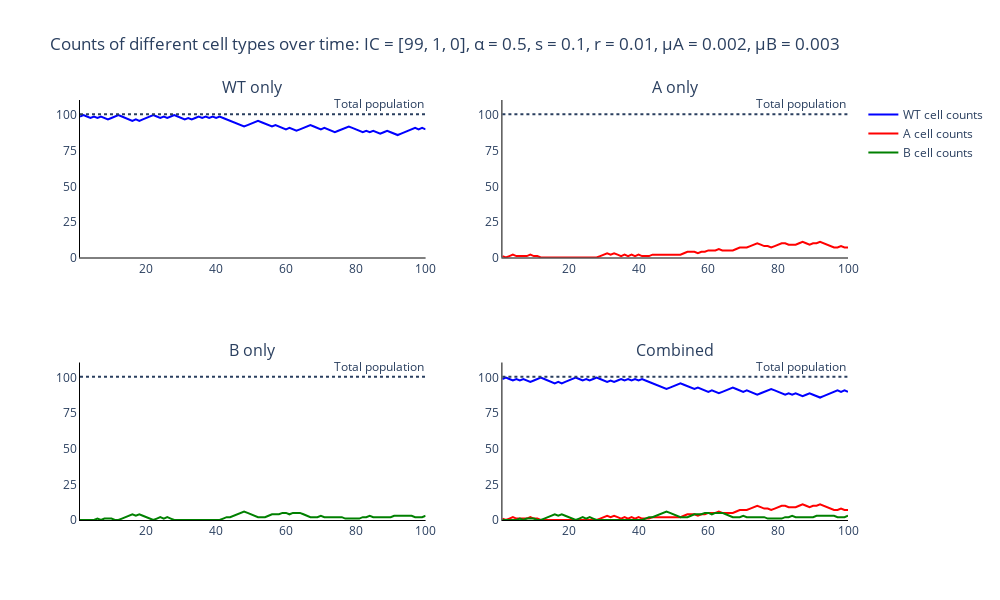

This figure's notebook cell:
### Code cell
# Trace names - represent the solver used for the simulation
trace_name = ['{} cell counts'.format(s) for s in species]

# Names of panels
panels = ['{} only'.format(s) for s in species]
panels.append('Combined')

fig = go.Figure()
fig = make_subplots(rows=int(np.ceil(len(panels)/2)), cols=2, subplot_titles=tuple('{}'.format(p) for p in panels))

# Add traces to the separate counts panels
for s, spec in enumerate(species):
    fig.add_trace(
        go.Scatter(
            y=output_algorithm[:, s],
            x=times,
            mode='lines',
            name=trace_name[s],
            line_color=colours[s]
        ),
        row= int(np.floor(s / 2)) + 1,
        col= s % 2 + 1
    )

# Add traces to last total panel
for s, spec in enumerate(species):
    fig.add_trace(
        go.Scatter(
            y=output_algorithm[:, s],
            x=times,
            mode='lines',
            name=trace_name[s],
            line_color=colours[s],
            showlegend=False
        ),
        row=int(np.ceil(len(panels)/2)),
        col=2
    )

for p, _ in enumerate(panels):
    fig.add_hline(
        y=sum(initial_population),
        line_dash='dot',
        annotation_text='Total population', fillcolor='black',
        annotation_position='top right',
        row= int(np.floor(p / 2)) + 1,
        col= p % 2 + 1)

# Add axis labels
fig.update_layout(
    title='Counts of different cell types over time: IC = {}, α = {}, s = {}, r = {}, μA = {}, μB = {}'.format(parameters[0:3], parameters[3], parameters[4], parameters[5], parameters[6], parameters[7]),
    width=1000, 
    height=600,
    plot_bgcolor='white',
    xaxis=dict(
        linecolor='black'
        ),
    yaxis=dict(
        linecolor='black',
        range = [0, sum(initial_population)+10],
        tickvals=np.arange(0, sum(initial_population)+1, 25).tolist(),
        ticktext=['0', '25', '50', '75', '100']),
    xaxis2=dict(
        linecolor='black'
        ),
    yaxis2=dict(
        linecolor='black',
        range = [0, sum(initial_population)+10],
        tickvals=np.arange(0, sum(initial_population)+1, 25).tolist(),
        ticktext=['0', '25', '50', '75', '100']),
    xaxis3=dict(
        linecolor='black'
        ),
    yaxis3=dict(
        linecolor='black',
        range = [0, sum(initial_population)+10],
        tickvals=np.arange(0, sum(initial_population)+1, 25).tolist(),
        ticktext=['0', '25', '50', '75', '100']),
    xaxis4=dict(
        linecolor='black'
        ),
    yaxis4=dict(
        linecolor='black',
        range = [0, sum(initial_population)+10],
        tickvals=np.arange(0, sum(initial_population)+1, 25).tolist(),
        ticktext=['0', '25', '50', '75', '100']),
    #legend=dict(
    #    orientation="h",
    #    yanchor="bottom",
    #    y=1.02,
    #    xanchor="right",
    #    x=1
    #)
    )

fig.write_image('images/Stem-counts.pdf')
fig.show()

### Figure 1 — Plotly figure (JSON) as saved in the notebook; plotly's stock layout.template omitted (floating-point values rounded to 4 significant figures)
{"data": [{"line": {"color": "blue"}, "mode": "lines", "name": "WT cell counts", "type": "scatter", "x": [1, 2, 3, 4, 5, 6, 7, 8, 9, 10, 11, 12, 13, 14, 15, 16, 17, 18, 19, 20, 21, 22, 23, 24, 25, 26, 27, 28, 29, 30, 31, 32, 33, 34, 35, 36, 37, 38, 39, 40, 41, 42, 43, 44, 45, 46, 47, 48, 49, 50, 51, 52, 53, 54, 55, 56, 57, 58, 59, 60, 61, 62, 63, 64, 65, 66, 67, 68, 69, 70, 71, 72, 73, 74, 75, 76, 77, 78, 79, 80, 81, 82, 83, 84, 85, 86, 87, 88, 89, 90, 91, 92, 93, 94, 95, 96, 97, 98, 99, 100], "xaxis": "x", "y": [99, 100, 99, 98, 99, 98, 99, 98, 97, 98, 99, 100, 99, 98, 97, 96, 97, 96, 97, 98, 99, 100, 99, 98, 99, 98, 99, 100, 99, 98, 97, 98, 97, 98, 99, 98, 99, 98, 99, 98, 99, 98, 97, 96, 95, 94, 93, 92, 93, 94, 95, 96, 95, 94, 93, 92, 93, 92, 91, 90, 91, 90, 89, 90, 91, 92, 93, 92, 91, 90, 91, 90, 89, 88, 89, 90, 91, 92, 91, 90, 89, 88, 89, 88, 89, 88, 87, 88, 89, 88, 87, 86, 87, 88, 89, 90, 91, 90, 91, 90], "yaxis": "y"}, {"line": {"color": "red"}, "mode": "lines", "name": "A cell counts", "type": "scatter", "x": [1, 2, 3, 4, 5, 6, 7, 8, 9, 10, 11, 12, 13, 14, 15, 16, 17, 18, 19, 20, 21, 22, 23, 24, 25, 26, 27, 28, 29, 30, 31, 32, 33, 34, 35, 36, 37, 38, 39, 40, 41, 42, 43, 44, 45, 46, 47, 48, 49, 50, 51, 52, 53, 54, 55, 56, 57, 58, 59, 60, 61, 62, 63, 64, 65, 66, 67, 68, 69, 70, 71, 72, 73, 74, 75, 76, 77, 78, 79, 80, 81, 82, 83, 84, 85, 86, 87, 88, 89, 90, 91, 92, 93, 94, 95, 96, 97, 98, 99, 100], "xaxis": "x2", "y": [1, 0, 1, 2, 1, 1, 1, 1, 2, 1, 1, 0, 0, 0, 0, 0, 0, 0, 0, 0, 0, 0, 0, 0, 0, 0, 0, 0, 1, 2, 3, 2, 3, 2, 1, 2, 1, 2, 1, 2, 1, 1, 1, 2, 2, 2, 2, 2, 2, 2, 2, 2, 3, 4, 4, 4, 3, 4, 4, 5, 5, 5, 6, 5, 5, 5, 5, 6, 7, 7, 7, 8, 9, 10, 9, 8, 8, 7, 8, 9, 10, 10, 9, 9, 9, 10, 11, 10, 9, 10, 10, 11, 10, 9, 8, 7, 7, 8, 7, 7], "yaxis": "y2"}, {"line": {"color": "green"}, "mode": "lines", "name": "B cell counts", "type": "scatter", "x": [1, 2, 3, 4, 5, 6, 7, 8, 9, 10, 11, 12, 13, 14, 15, 16, 17, 18, 19, 20, 21, 22, 23, 24, 25, 26, 27, 28, 29, 30, 31, 32, 33, 34, 35, 36, 37, 38, 39, 40, 41, 42, 43, 44, 45, 46, 47, 48, 49, 50, 51, 52, 53, 54, 55, 56, 57, 58, 59, 60, 61, 62, 63, 64, 65, 66, 67, 68, 69, 70, 71, 72, 73, 74, 75, 76, 77, 78, 79, 80, 81, 82, 83, 84, 85, 86, 87, 88, 89, 90, 91, 92, 93, 94, 95, 96, 97, 98, 99, 100], "xaxis": "x3", "y": [0, 0, 0, 0, 0, 1, 0, 1, 1, 1, 0, 0, 1, 2, 3, 4, 3, 4, 3, 2, 1, 0, 1, 2, 1, 2, 1, 0, 0, 0, 0, 0, 0, 0, 0, 0, 0, 0, 0, 0, 0, 1, 2, 2, 3, 4, 5, 6, 5, 4, 3, 2, 2, 2, 3, 4, 4, 4, 5, 5, 4, 5, 5, 5, 4, 3, 2, 2, 2, 3, 2, 2, 2, 2, 2, 2, 1, 1, 1, 1, 1, 2, 2, 3, 2, 2, 2, 2, 2, 2, 3, 3, 3, 3, 3, 3, 2, 2, 2, 3], "yaxis": "y3"}, {"line": {"color": "blue"}, "mode": "lines", "name": "WT cell counts", "showlegend": false, "type": "scatter", "x": [1, 2, 3, 4, 5, 6, 7, 8, 9, 10, 11, 12, 13, 14, 15, 16, 17, 18, 19, 20, 21, 22, 23, 24, 25, 26, 27, 28, 29, 30, 31, 32, 33, 34, 35, 36, 37, 38, 39, 40, 41, 42, 43, 44, 45, 46, 47, 48, 49, 50, 51, 52, 53, 54, 55, 56, 57, 58, 59, 60, 61, 62, 63, 64, 65, 66, 67, 68, 69, 70, 71, 72, 73, 74, 75, 76, 77, 78, 79, 80, 81, 82, 83, 84, 85, 86, 87, 88, 89, 90, 91, 92, 93, 94, 95, 96, 97, 98, 99, 100], "xaxis": "x4", "y": [99, 100, 99, 98, 99, 98, 99, 98, 97, 98, 99, 100, 99, 98, 97, 96, 97, 96, 97, 98, 99, 100, 99, 98, 99, 98, 99, 100, 99, 98, 97, 98, 97, 98, 99, 98, 99, 98, 99, 98, 99, 98, 97, 96, 95, 94, 93, 92, 93, 94, 95, 96, 95, 94, 93, 92, 93, 92, 91, 90, 91, 90, 89, 90, 91, 92, 93, 92, 91, 90, 91, 90, 89, 88, 89, 90, 91, 92, 91, 90, 89, 88, 89, 88, 89, 88, 87, 88, 89, 88, 87, 86, 87, 88, 89, 90, 91, 90, 91, 90], "yaxis": "y4"}, {"line": {"color": "red"}, "mode": "lines", "name": "A cell counts", "showlegend": false, "type": "scatter", "x": [1, 2, 3, 4, 5, 6, 7, 8, 9, 10, 11, 12, 13, 14, 15, 16, 17, 18, 19, 20, 21, 22, 23, 24, 25, 26, 27, 28, 29, 30, 31, 32, 33, 34, 35, 36, 37, 38, 39, 40, 41, 42, 43, 44, 45, 46, 47, 48, 49, 50, 51, 52, 53, 54, 55, 56, 57, 58, 59, 60, 61, 62, 63, 64, 65, 66, 67, 68, 69, 70, 71, 72, 73, 74, 75, 76, 77, 78, 79, 80, 81, 82, 83, 84, 85, 86, 87, 88, 89, 90, 91, 92, 93, 94, 95, 96, 97, 98, 99, 100], "xaxis": "x4", "y": [1, 0, 1, 2, 1, 1, 1, 1, 2, 1, 1, 0, 0, 0, 0, 0, 0, 0, 0, 0, 0, 0, 0, 0, 0, 0, 0, 0, 1, 2, 3, 2, 3, 2, 1, 2, 1, 2, 1, 2, 1, 1, 1, 2, 2, 2, 2, 2, 2, 2, 2, 2, 3, 4, 4, 4, 3, 4, 4, 5, 5, 5, 6, 5, 5, 5, 5, 6, 7, 7, 7, 8, 9, 10, 9, 8, 8, 7, 8, 9, 10, 10, 9, 9, 9, 10, 11, 10, 9, 10, 10, 11, 10, 9, 8, 7, 7, 8, 7, 7], "yaxis": "y4"}, {"line": {"color": "green"}, "mode": "lines", "name": "B cell counts", "showlegend": false, "type": "scatter", "x": [1, 2, 3, 4, 5, 6, 7, 8, 9, 10, 11, 12, 13, 14, 15, 16, 17, 18, 19, 20, 21, 22, 23, 24, 25, 26, 27, 28, 29, 30, 31, 32, 33, 34, 35, 36, 37, 38, 39, 40, 41, 42, 43, 44, 45, 46, 47, 48, 49, 50, 51, 52, 53, 54, 55, 56, 57, 58, 59, 60, 61, 62, 63, 64, 65, 66, 67, 68, 69, 70, 71, 72, 73, 74, 75, 76, 77, 78, 79, 80, 81, 82, 83, 84, 85, 86, 87, 88, 89, 90, 91, 92, 93, 94, 95, 96, 97, 98, 99, 100], "xaxis": "x4", "y": [0, 0, 0, 0, 0, 1, 0, 1, 1, 1, 0, 0, 1, 2, 3, 4, 3, 4, 3, 2, 1, 0, 1, 2, 1, 2, 1, 0, 0, 0, 0, 0, 0, 0, 0, 0, 0, 0, 0, 0, 0, 1, 2, 2, 3, 4, 5, 6, 5, 4, 3, 2, 2, 2, 3, 4, 4, 4, 5, 5, 4, 5, 5, 5, 4, 3, 2, 2, 2, 3, 2, 2, 2, 2, 2, 2, 1, 1, 1, 1, 1, 2, 2, 3, 2, 2, 2, 2, 2, 2, 3, 3, 3, 3, 3, 3, 2, 2, 2, 3], "yaxis": "y4"}], "layout": {"annotations": [{"font": {"size": 16}, "showarrow": false, "text": "WT only", "x": 0.225, "xanchor": "center", "xref": "paper", "y": 1, "yanchor": "bottom", "yref": "paper"}, {"font": {"size": 16}, "showarrow": false, "text": "A only", "x": 0.775, "xanchor": "center", "xref": "paper", "y": 1, "yanchor": "bottom", "yref": "paper"}, {"font": {"size": 16}, "showarrow": false, "text": "B only", "x": 0.225, "xanchor": "center", "xref": "paper", "y": 0.375, "yanchor": "bottom", "yref": "paper"}, {"font": {"size": 16}, "showarrow": false, "text": "Combined", "x": 0.775, "xanchor": "center", "xref": "paper", "y": 0.375, "yanchor": "bottom", "yref": "paper"}, {"showarrow": false, "text": "Total population", "x": 1, "xanchor": "right", "xref": "x domain", "y": 100.6, "yanchor": "bottom", "yref": "y"}, {"showarrow": false, "text": "Total population", "x": 1, "xanchor": "right", "xref": "x2 domain", "y": 100.6, "yanchor": "bottom", "yref": "y2"}, {"showarrow": false, "text": "Total population", "x": 1, "xanchor": "right", "xref": "x3 domain", "y": 100.6, "yanchor": "bottom", "yref": "y3"}, {"showarrow": false, "text": "Total population", "x": 1, "xanchor": "right", "xref": "x4 domain", "y": 100.6, "yanchor": "bottom", "yref": "y4"}], "height": 600, "plot_bgcolor": "white", "shapes": [{"fillcolor": "black", "line": {"dash": "dot"}, "type": "line", "x0": 0, "x1": 1, "xref": "x domain", "y0": 100.6, "y1": 100.6, "yref": "y"}, {"fillcolor": "black", "line": {"dash": "dot"}, "type": "line", "x0": 0, "x1": 1, "xref": "x2 domain", "y0": 100.6, "y1": 100.6, "yref": "y2"}, {"fillcolor": "black", "line": {"dash": "dot"}, "type": "line", "x0": 0, "x1": 1, "xref": "x3 domain", "y0": 100.6, "y1": 100.6, "yref": "y3"}, {"fillcolor": "black", "line": {"dash": "dot"}, "type": "line", "x0": 0, "x1": 1, "xref": "x4 domain", "y0": 100.6, "y1": 100.6, "yref": "y4"}], "title": {"text": "Counts of different cell types over time: IC = [99, 1, 0], α = 0.5, s = 0.1, r = 0.01, μA = 0.002, μB = 0.003"}, "width": 1000, "xaxis": {"anchor": "y", "domain": [0, 0.45], "linecolor": "black"}, "xaxis2": {"anchor": "y2", "domain": [0.55, 1], "linecolor": "black"}, "xaxis3": {"anchor": "y3", "domain": [0, 0.45], "linecolor": "black"}, "xaxis4": {"anchor": "y4", "domain": [0.55, 1], "linecolor": "black"}, "yaxis": {"anchor": "x", "domain": [0.625, 1], "linecolor": "black", "range": [0, 110.6], "ticktext": ["0", "25", "50", "75", "100"], "tickvals": [0, 25, 50, 75, 100]}, "yaxis2": {"anchor": "x2", "domain": [0.625, 1], "linecolor": "black", "range": [0, 110.6], "ticktext": ["0", "25", "50", "75", "100"], "tickvals": [0, 25, 50, 75, 100]}, "yaxis3": {"anchor": "x3", "domain": [0, 0.375], "linecolor": "black", "range": [0, 110.6], "ticktext": ["0", "25", "50", "75", "100"], "tickvals": [0, 25, 50, 75, 100]}, "yaxis4": {"anchor": "x4", "domain": [0, 0.375], "linecolor": "black", "range": [0, 110.6], "ticktext": ["0", "25", "50", "75", "100"], "tickvals": [0, 25, 50, 75, 100]}}}
